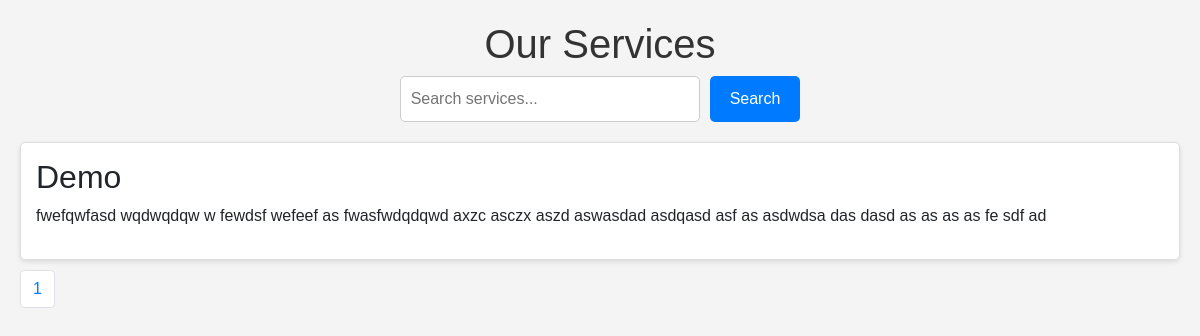
Page /new/?page=3 on the earlier database version.
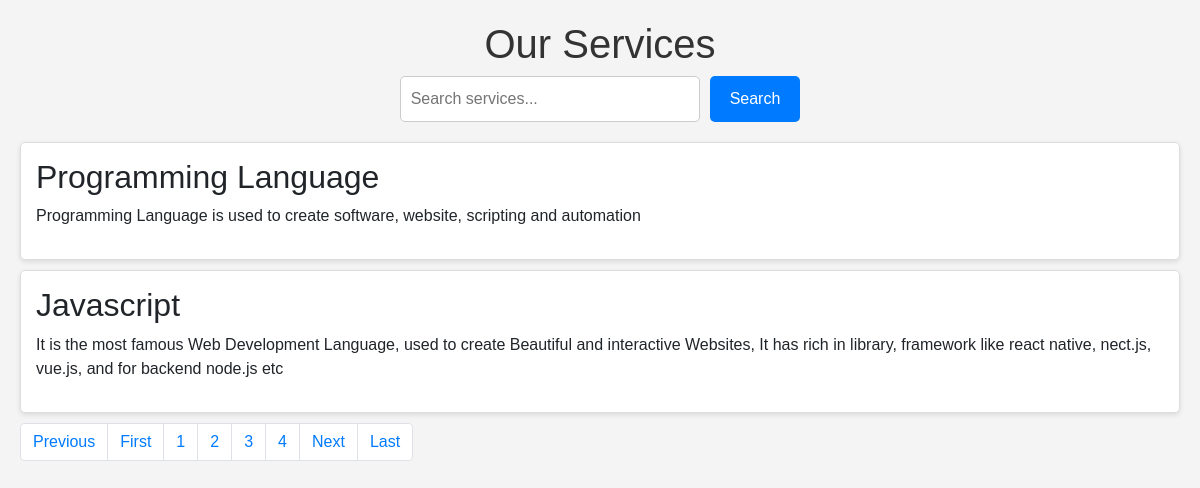
Same page on the later database version.
### service/models.py (models this page shows)
class Service(models.Model):
    service_icon = models.CharField(max_length=50)
    service_title = models.CharField(max_length=50)
    service_description = models.TextField()

### wscubetech/views.py (the view)
# urls.py: path('new/', views.new, name="new"),
def new(request):
    st = request.GET.get('servicename')
    if st:
        serviceData = Service.objects.filter(service_title__icontains=st)
    else:
        serviceData = Service.objects.all()
    print(f"Service data: {serviceData}")  # Debugging print
    paginator = Paginator(serviceData, 2)  # Show 2 services per page
    page_number = request.GET.get('page')  # Get the current page number from the URL
    serviceDatafinal = paginator.get_page(page_number)  # Get the services for the current page
    totalpage = serviceDatafinal.paginator.num_pages  # Total number of pages
    totalpagelist = [n+1 for n in range(totalpage)]  # List of page numbers
    data = {
        'serviceData': serviceDatafinal,
        'lastpage': totalpage,
        'totalpagelist': totalpagelist,
    }
    print(f"Final paginated data: {serviceDatafinal}")  # Debugging print
    return render(request, 'new.html', data)

### templates/new.html (shortened to what this page needs)
<!DOCTYPE html>
<html lang="en">
<head>
    <link rel="stylesheet" href="https://cdn.jsdelivr.net/npm/bootstrap@4.0.0/dist/css/bootstrap.min.css">
</head>
<body>
    <h1>Our Services</h1>
    <form method="GET" action="">
        <input type="text" name="servicename" placeholder="Search services..." value="{{ servicename }}">
        <button type="submit">Search</button>
    </form>
    {% if serviceData %}
        {% for service in serviceData %}
            <div class="service">
                <h2>{{ service.service_title | safe }}</h2>
                <p>{{ service.service_description | safe }}</p>
            </div>
        {% endfor %}
    {% else %}
        <p class="no-services">No services found.</p>
    {% endif %}
<nav aria-label="...">
    <ul class="pagination">
        {% if serviceData.has_previous %}
        <li class="page-item">
            <a class="page-link" tabindex="-1" href="/new/?page={{ serviceData.previous_page_number }}">Previous</a>
        </li>
        <li class="page-item">
            <a class="page-link" href="/new/?page=1" tabindex="-1">First</a>
        </li>
        {% endif %}
        {% for page in totalpagelist %}
        <li class="page-item"><a class="page-link" href="/new/?page={{ page }}">{{ page }}</a></li>
        {% endfor %}
        {% if serviceData.has_next %}
        <li class="page-item">
            <a class="page-link" href="/new/?page={{ serviceData.next_page_number }}">Next</a>
        </li>
        <li class="page-item">
            <a class="page-link" href="/new/?page={{ lastpage }}">Last</a>
        </li>
        {% endif %}
    </ul>
</nav>
</body>
</html>

Differences in the rows shown:
no longer on this page (row unchanged): Service: service_title "Demo", service_description "fwefqwfasd wqdwqdqw w fewdsf wefeef as fwasfwdqdqwd axzc asczx aszd aswasdad asdqasd asf as asdwdsa das dasd as as as as fe sdf ad"
added Service: service_title "Programming Language", service_description "Programming Language is used to create software, website, scripting and automation"
added Service: service_title "Javascript", service_description "It is the most famous Web Development Language, used to create Beautiful and interactive Websites, It has rich in library, framework like react native, nect.js, vue.js, and for backend node.js etc"
Other differences:
text now shown: "Previous First Next Last"
new list line: "2"
new list line: "3"
new list line: "4"
